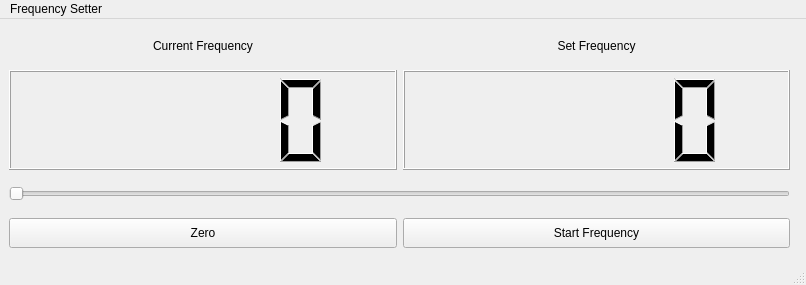
<?xml version="1.0" encoding="UTF-8"?>
<ui version="4.0">
 <class>FrequencyApplication</class>
 <widget class="QMainWindow" name="FrequencyApplication">
  <property name="geometry">
   <rect>
    <x>0</x>
    <y>0</y>
    <width>806</width>
    <height>285</height>
   </rect>
  </property>
  <property name="windowTitle">
   <string>SetFrequency</string>
  </property>
  <widget class="QWidget" name="centralwidget">
   <widget class="QWidget" name="verticalLayoutWidget">
    <property name="geometry">
     <rect>
      <x>9</x>
      <y>9</y>
      <width>781</width>
      <height>231</height>
     </rect>
    </property>
    <layout class="QVBoxLayout" name="verticalLayout_2">
     <item>
      <layout class="QHBoxLayout" name="horizontalLayout_3">
       <item>
        <widget class="QLabel" name="label_2">
         <property name="maximumSize">
          <size>
           <width>16777215</width>
           <height>20</height>
          </size>
         </property>
         <property name="text">
          <string>Current Frequency</string>
         </property>
         <property name="alignment">
          <set>Qt::AlignCenter</set>
         </property>
        </widget>
       </item>
       <item>
        <widget class="QLabel" name="label">
         <property name="maximumSize">
          <size>
           <width>16777215</width>
           <height>20</height>
          </size>
         </property>
         <property name="text">
          <string>Set Frequency</string>
         </property>
         <property name="alignment">
          <set>Qt::AlignCenter</set>
         </property>
        </widget>
       </item>
      </layout>
     </item>
     <item>
      <layout class="QHBoxLayout" name="horizontalLayout_2">
       <item>
        <widget class="QLCDNumber" name="currentFrequencyDisplay">
         <property name="minimumSize">
          <size>
           <width>0</width>
           <height>100</height>
          </size>
         </property>
         <property name="maximumSize">
          <size>
           <width>16777215</width>
           <height>100</height>
          </size>
         </property>
        </widget>
       </item>
       <item>
        <widget class="QLCDNumber" name="setFrequencyDisplay">
         <property name="minimumSize">
          <size>
           <width>0</width>
           <height>100</height>
          </size>
         </property>
         <property name="maximumSize">
          <size>
           <width>16777215</width>
           <height>100</height>
          </size>
         </property>
        </widget>
       </item>
      </layout>
     </item>
     <item>
      <widget class="QSlider" name="frequencySlider">
       <property name="maximumSize">
        <size>
         <width>16777215</width>
         <height>20</height>
        </size>
       </property>
       <property name="maximum">
        <number>1000</number>
       </property>
       <property name="orientation">
        <enum>Qt::Horizontal</enum>
       </property>
      </widget>
     </item>
     <item>
      <layout class="QHBoxLayout" name="horizontalLayout">
       <item>
        <widget class="QPushButton" name="zeroButton">
         <property name="maximumSize">
          <size>
           <width>16777215</width>
           <height>30</height>
          </size>
         </property>
         <property name="text">
          <string>Zero</string>
         </property>
        </widget>
       </item>
       <item>
        <widget class="QPushButton" name="setFrequencyButton">
         <property name="maximumSize">
          <size>
           <width>16777215</width>
           <height>30</height>
          </size>
         </property>
         <property name="text">
          <string>Start Frequency</string>
         </property>
        </widget>
       </item>
      </layout>
     </item>
    </layout>
   </widget>
  </widget>
  <widget class="QMenuBar" name="menubar">
   <property name="geometry">
    <rect>
     <x>0</x>
     <y>0</y>
     <width>806</width>
     <height>22</height>
    </rect>
   </property>
   <widget class="QMenu" name="menuFrequency_Setter">
    <property name="title">
     <string>Frequency Setter</string>
    </property>
   </widget>
   <addaction name="menuFrequency_Setter"/>
  </widget>
  <widget class="QStatusBar" name="statusbar"/>
 </widget>
 <resources/>
 <connections/>
</ui>
